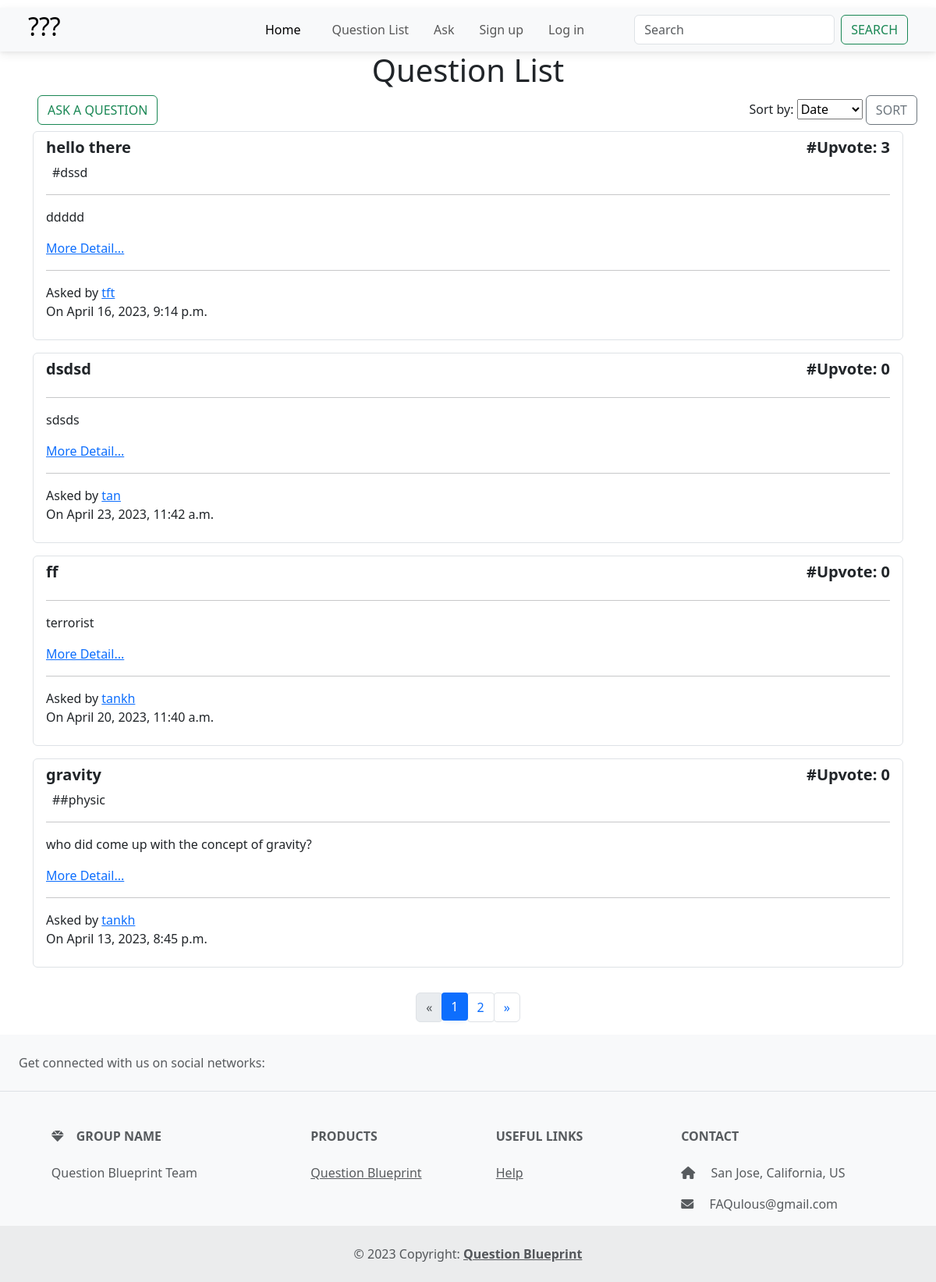
The page /question/ on the database as committed earlier.
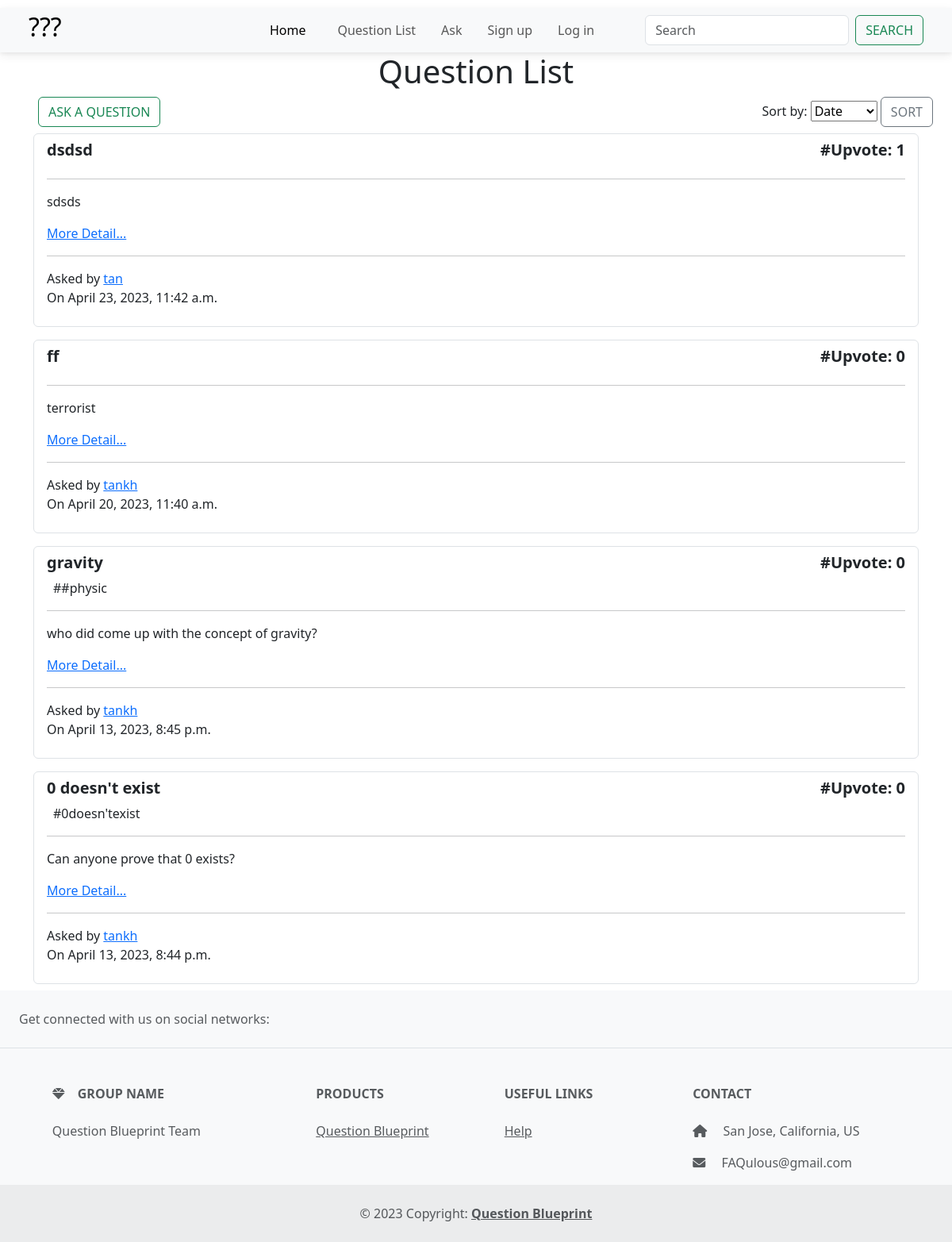
The same page on the database as committed later.
### main_app/models.py (models this page shows, shortened)
class Question(models.Model):
    user = models.ForeignKey(User, on_delete=models.CASCADE)
    title = models.CharField(max_length=200, blank=False, null=False)
    content = models.TextField(max_length=20000, blank=False, null=False)
    tag = TaggableManager(blank=True)
    upvote_num = models.IntegerField(default=0)
    created_date = models.DateTimeField(default=timezone.now)

### main_app/views.py (the view)
# urls.py: path('question/', views.QuestionListView.as_view(), name='question_view'),
class QuestionListView(ListView):
    model = Question
    ordering = ['-created_date']
    template_name = 'main_app/question_list.html'
    def get_context_data(self, **kwargs):
        context = super().get_context_data(**kwargs)
        questions = self.model.objects.all()
        sort_by = self.request.GET.get('sort', '-upvote_num')
        if sort_by == 'created_date':
            sorted_questions = questions.order_by('-created_date', '-upvote_num')
        else:
            sorted_questions = questions.order_by('-upvote_num','-created_date')
        paginator = Paginator(sorted_questions,4)  # 3 questions per page
        page_number = self.request.GET.get('page', 1)
        page_obj = paginator.get_page(page_number)
        context['sorted_questions'] = page_obj
        return context

### main_app/templates/main_app/question_list.html (shortened to what this page needs)
{% extends "base_nav.html" %}
{% load crispy_forms_tags %}
{% block content%}
<h1 class="text-center mb-2">Question List</h1>
<div class="d-flex justify-content-between mx-4">
  {% if user.is_authenticated %}
  <a href="{% url 'main_app:question_ask_view' %}" class=" mx-4">
    <button class="btn btn-outline-success  mx-4">Ask a question</button>
  </a>
  {% else %}
  <a href="{% url 'login' %}" class="me-auto mx-4">
    <button class="btn btn-outline-success">Ask a question</button>
  </a>
  {% endif %}
  <form method="GET">
    <label for="sort">Sort by:</label>
    <select id="sort" name="sort">
      <option value="created_date" {% if request.GET.sort == 'created' %}selected{% endif %}>Date</option>
    </select>
    <button class="btn btn-outline-secondary" type="submit">Sort</button>
  </form>
</div>
<div id="question-list">
  {% for question in sorted_questions %}
  <div class="container py-2">
    <div class="list-group">
      <div class="list-group-item list-group-item-action">
        <div class="d-flex justify-content-between">
          <h5 class="fw-bold">{{question.title}}</h5>
          <h5 class="fw-bold">#Upvote: {{question.upvote_num}}</h5>
        </div>
        <div class="d-flex flex-row">
          <div class="d-flex flex-row flex-wrap">
            {% for t in question.tag.all %}
            <div class="p-2 py-0">#{{t}}</div>
            {% endfor %}
          </div>
        </div>
        <hr>
        {% if question.content|wordcount < 15 and question.content|length < 100 %}
        <p class="">{{question.content}}</p>
        {% else %}
        <p>{{question.content|truncatechars:40}}</p>
        {% endif %}
        <a href="{% url 'main_app:question_detail_view' question.id %}">More Detail...</a>
        <hr />
        <span>Asked by <a href="{% url 'profile_view' question.user.username %}">{{question.user}}</a></span>
        <p>On {{question.created_date}}</p>
      </div>
    </div>
  </div>
  {% endfor %}
</div>
{% if sorted_questions.has_other_pages %}
  <ul class="pagination justify-content-center mt-4">
    {% if sorted_questions.has_previous %}
      <li class="page-item">
        <a class="page-link" href="?page={{ sorted_questions.previous_page_number }}">«</a>
      </li>
    {% else %}
      <li class="page-item disabled">
        <span class="page-link">«</span>
      </li>
    {% endif %}
    {% for i in sorted_questions.paginator.page_range %}
      {% if sorted_questions.number == i %}
        <li class="page-item active">
          <span class="page-link">{{ i }} <span class="sr-only">(current)</span></span>
        </li>
      {% else %}
        <li class="page-item">
          <a class="page-link" href="?page={{ i }}">{{ i }}</a>
        </li>
      {% endif %}
    {% endfor %}
    {% if sorted_questions.has_next %}
      <li class="page-item">
        <a class="page-link" href="?page={{ sorted_questions.next_page_number }}">»</a>
      </li>
    {% else %}
      <li class="page-item disabled">
        <span class="page-link">»</span>
      </li>
    {% endif %}
  </ul>
{% endif %}
{% endblock %}

Rows that differ between the two databases and show on the page:
removed Question: title "hello there", upvote_num "3", content "ddddd", user "tft", created_date "April 16, 2023, 9:14 p.m."
no longer on this page (row unchanged): Tag: name "dssd", shown under "hello there"
changed Question "dsdsd": upvote_num "0" → "1"
now on this page (row unchanged): Question: title "0 doesn't exist", upvote_num "0", content "Can anyone prove that 0 exists?", user "tankh", created_date "April 13, 2023, 8:44 p.m."
now on this page (row unchanged): Tag: name "0doesn'texist", shown under "0 doesn't exist"
Other text that changed with them:
list line gone: "1"
list line gone: "2"
